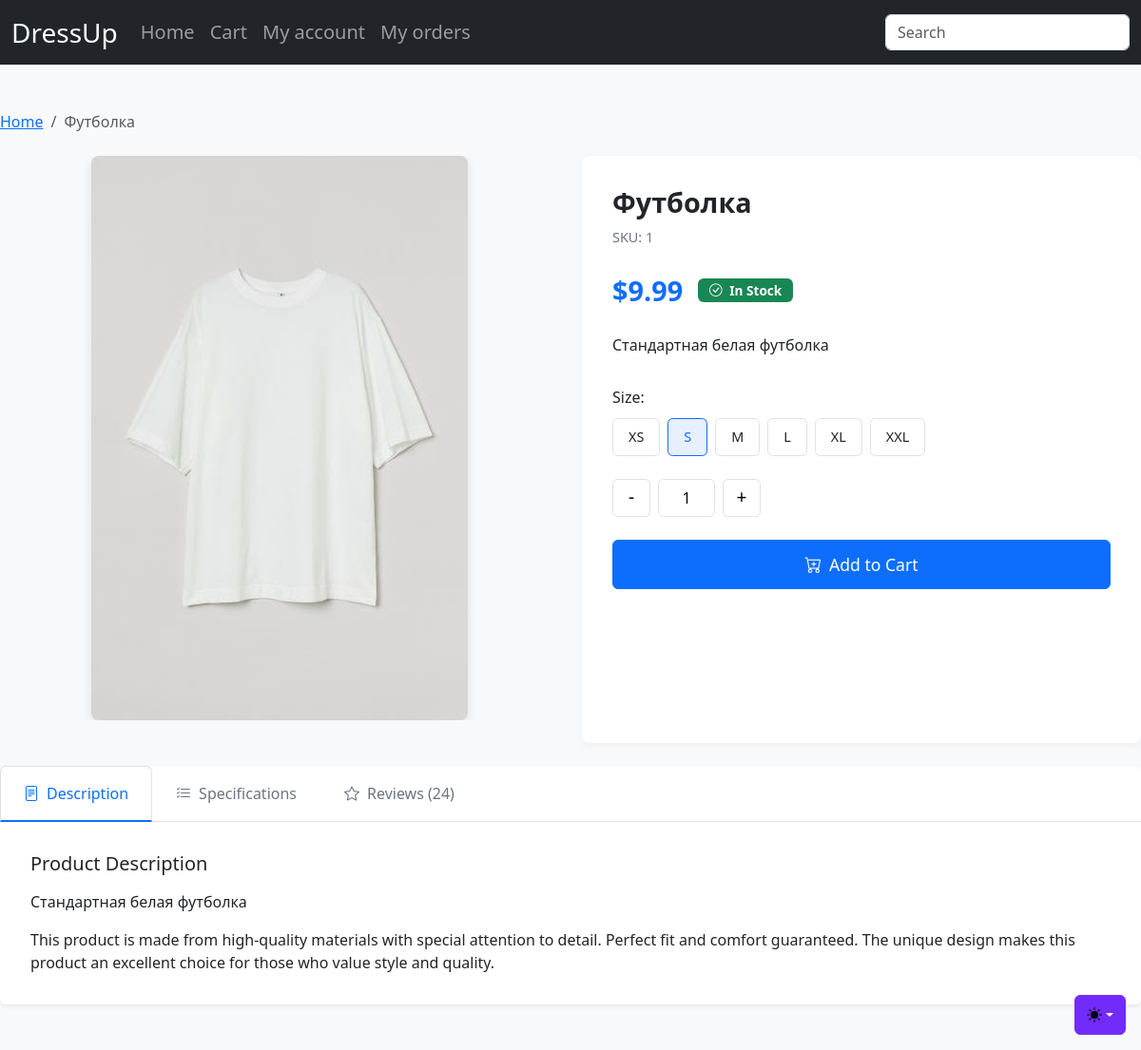
The page /product_demo/1 on the database its author committed.
### data.py (models this page shows)
class Product(db.Model):
    id = db.Column(db.Integer, primary_key=True)
    name = db.Column(db.String(150), nullable=False)
    price = db.Column(db.Float, nullable=False)
    description = db.Column(db.Text)
    image = db.Column(db.Text)
    stock = db.Column(db.Integer, default=0)
    category_id = db.Column(db.Integer, db.ForeignKey('category.id'), nullable=False)

### app.py (the view)
@app.route("/product_demo/<int:product_id>") #<int:index>
def product_demo(product_id):
    product = Product.query.get_or_404(product_id)
    return render_template("product_demo.html", product=product)

### templates/product_demo.html (shortened to what this page needs)
<!doctype html>
<html lang="en" data-bs-theme="auto">
<head>
    <link href="{{ url_for('static', filename='css/bootstrap.min.css') }}" rel="stylesheet">
    <link rel="stylesheet" href="https://cdn.jsdelivr.net/npm/bootstrap-icons@1.10.0/font/bootstrap-icons.css">
</head>
<body class="bg-body-tertiary">
    <div class="theme-switcher-container">
        {% include 'partials/theme_switcher.html' %}
    </div>
    {% include 'partials/navbar.html' %}
    <div class="product-container py-5">
        <nav aria-label="breadcrumb" class="mb-4">
            <ol class="breadcrumb">
                <li class="breadcrumb-item"><a href="{{ url_for('main_page') }}">Home</a></li>
                <li class="breadcrumb-item active" aria-current="page">{{ product.name }}</li>
            </ol>
        </nav>
        <div class="row g-4">
            <div class="col-lg-6">
                <div class="product-gallery">
                    <img id="mainImage"
                         src="{{ url_for('static', filename='images/' + product.image) }}"
                         class="main-image"
                         alt="{{ product.name }}"
                         loading="lazy">
                </div>
            </div>
            <div class="col-lg-6">
                <div class="product-info-card">
                    <h1 class="product-title">{{ product.name }}</h1>
                    <p class="product-sku">SKU: {{ product.id }}</p>
                    <div class="price-container">
                        <span class="current-price">${{ "%.2f"|format(product.price) }}</span>
                        <span class="badge bg-success stock-badge">
                            <i class="bi bi-check-circle me-1"></i> In Stock
                        </span>
                    </div>
                    <p class="product-description">{{ product.description }}</p>
                    <div class="option-section">
                        <h6 class="option-title">Size:</h6>
                        <div class="option-buttons">
                            {% for size in ['XS', 'S', 'M', 'L', 'XL', 'XXL'] %}
                            <div class="option-btn">
                                <label for="size-{{ size }}">{{ size }}</label>
                            </div>
                            {% endfor %}
                        </div>
                    </div>
                    <div class="quantity-selector">
                        <button type="button" class="quantity-btn" onclick="changeQuantity(-1)">-</button>
                        <input type="text" class="quantity-input" value="1" id="quantityInput" readonly>
                        <button type="button" class="quantity-btn" onclick="changeQuantity(1)">+</button>
                    </div>
                    <button class="btn btn-primary add-to-cart-btn"
                            onclick="addToCart({{ product.id }})">
                        <i class="bi bi-cart-plus"></i> Add to Cart
                    </button>
                </div>
            </div>
        </div>
        <div class="card mt-4 border-0 shadow-sm">
            <div class="card-header bg-transparent border-0 p-0">
                <ul class="nav nav-tabs details-tabs">
                    <li class="nav-item">
                        <a class="nav-link active" data-bs-toggle="tab" href="#description">
                            <i class="bi bi-file-text me-2"></i>Description
                        </a>
                    </li>
                    <li class="nav-item">
                        <a class="nav-link" data-bs-toggle="tab" href="#specs">
                            <i class="bi bi-list-check me-2"></i>Specifications
                        </a>
                    </li>
                    <li class="nav-item">
                        <a class="nav-link" data-bs-toggle="tab" href="#reviews">
                            <i class="bi bi-star me-2"></i>Reviews (24)
                        </a>
                    </li>
                </ul>
            </div>
            <div class="card-body tab-content details-content">
                <div class="tab-pane fade show active" id="description">
                    <h5 class="mb-3">Product Description</h5>
                    <p>{{ product.description }}</p>
                    <p class="mb-0">This product is made from high-quality materials with special attention to detail. Perfect fit and comfort guaranteed. The unique design makes this product an excellent choice for those who value style and quality.</p>
                </div>
            </div>
        </div>
    </div>
</body>
</html>

### templates/product_demo.html (style rules this page uses)
:root { --product-gap: 1.5rem; }
.product-container { max-width: 1400px; margin: 0 auto; }
.product-gallery { position: relative; margin-bottom: var(--product-gap); border-radius: 0.5rem; overflow: hidden; display: flex; justify-content: center; align-items: center; background-color: #f8f9fa; }
.main-image { cursor: zoom-in; transition: transform 0.3s ease; border-radius: 0.5rem; max-width: 100%; height: auto; max-height: 600px; width: auto; object-fit: contain; box-shadow: 0 4px 12px rgba(0,0,0,0.1); }
.product-info-card { background-color: var(--bs-body-bg); border-radius: 0.5rem; padding: 2rem; height: 100%; box-shadow: 0 2px 8px rgba(0,0,0,0.05); }
.product-title { font-weight: 600; margin-bottom: 0.5rem; font-size: 1.8rem; }
.product-sku { color: var(--bs-secondary); font-size: 0.9rem; margin-bottom: 1.5rem; }
.price-container { display: flex; align-items: center; gap: 1rem; margin-bottom: 1.5rem; }
.current-price { font-size: 1.8rem; font-weight: 700; color: var(--bs-primary); }
.stock-badge { font-size: 0.85rem; padding: 0.35rem 0.75rem; }
.product-description { margin-bottom: 2rem; line-height: 1.6; }
.option-section { margin-bottom: 1.5rem; }
.option-title { font-weight: 500; margin-bottom: 0.75rem; font-size: 1rem; }
.option-buttons { display: flex; flex-wrap: wrap; gap: 0.5rem; }
.option-btn { position: relative; }
.option-btn label { display: block; padding: 0.5rem 1rem; border: 1px solid var(--bs-border-color); border-radius: 0.35rem; cursor: pointer; transition: all 0.2s ease; font-size: 0.9rem; }
.option-btn input:checked + label { border-color: var(--bs-primary); background-color: rgba(var(--bs-primary-rgb), 0.1); color: var(--bs-primary); font-weight: 500; }
.quantity-selector { display: flex; align-items: center; gap: 0.5rem; margin-bottom: 1.5rem; }
.quantity-btn { width: 40px; height: 40px; display: flex; align-items: center; justify-content: center; border: 1px solid var(--bs-border-color); background: none; border-radius: 0.35rem; cursor: pointer; font-size: 1.2rem; transition: all 0.2s ease; }
.quantity-input { width: 60px; height: 40px; text-align: center; border: 1px solid var(--bs-border-color); border-radius: 0.35rem; font-weight: 500; }
.add-to-cart-btn { width: 100%; padding: 0.75rem; font-weight: 500; font-size: 1.1rem; display: flex; align-items: center; justify-content: center; gap: 0.5rem; transition: all 0.2s ease; }
.details-tabs .nav-link { font-weight: 500; color: var(--bs-secondary); padding: 1rem 1.5rem; }
.details-tabs .nav-link.active { color: var(--bs-primary); background: transparent; border-bottom: 2px solid var(--bs-primary); }
.details-content { padding: 2rem; }
.theme-switcher-container { position: fixed; top: 1rem; right: 1rem; z-index: 2000; }

### rows shown on the page
Product: name "Футболка", image (picture), id "1", price "9.99", description "Стандартная белая футболка"

### other values the page prints
{{ size }} "XS" "S" "M" "L" "XL" "XXL"
